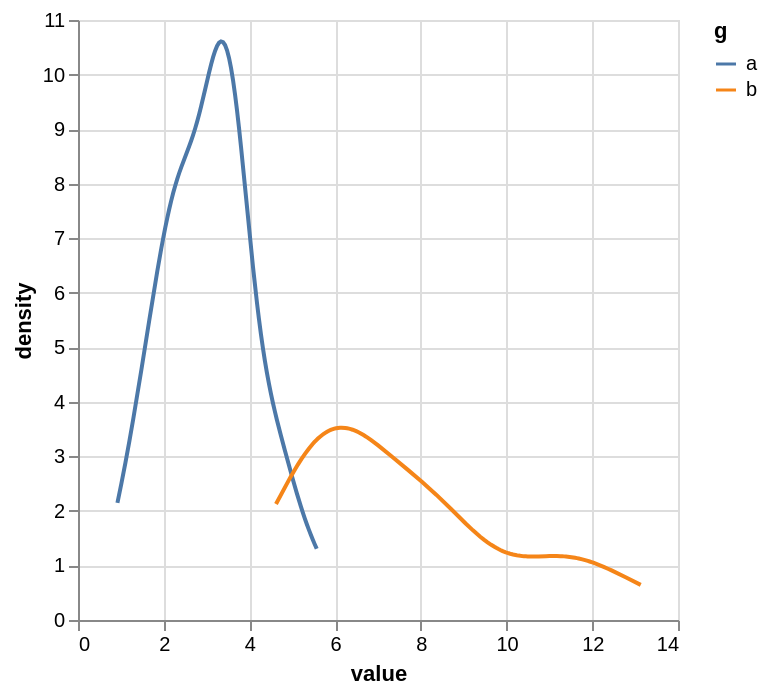

The specification (Vega-Lite) saved for this image:
### Vega-Lite specification from a JSON file in a GitHub repository (floating-point values rounded to 4 significant figures)
{"$schema": "https://vega.github.io/schema/vega-lite/v6.json", "data": {"values": [{"g": "a", "x": 3.94}, {"g": "a", "x": 3.39}, {"g": "a", "x": 1.82}, {"g": "a", "x": 3.98}, {"g": "a", "x": 1.71}, {"g": "a", "x": 5.57}, {"g": "a", "x": 1.3}, {"g": "a", "x": 3.3}, {"g": "a", "x": 3.12}, {"g": "a", "x": 2.4}, {"g": "a", "x": 2.1}, {"g": "a", "x": 3.25}, {"g": "a", "x": 3.55}, {"g": "a", "x": 1.65}, {"g": "a", "x": 2.43}, {"g": "a", "x": 3.51}, {"g": "a", "x": 2.12}, {"g": "a", "x": 2.49}, {"g": "a", "x": 4.56}, {"g": "a", "x": 2.5}, {"g": "a", "x": 4.67}, {"g": "a", "x": 4.81}, {"g": "a", "x": 0.92}, {"g": "a", "x": 2.51}, {"g": "a", "x": 3.78}, {"g": "a", "x": 3.18}, {"g": "a", "x": 3.31}, {"g": "a", "x": 2.86}, {"g": "a", "x": 3.57}, {"g": "a", "x": 3.59}, {"g": "b", "x": 6.72}, {"g": "b", "x": 5.71}, {"g": "b", "x": 6.58}, {"g": "b", "x": 6.6}, {"g": "b", "x": 5.25}, {"g": "b", "x": 5.82}, {"g": "b", "x": 8.52}, {"g": "b", "x": 8.2}, {"g": "b", "x": 5.62}, {"g": "b", "x": 8.18}, {"g": "b", "x": 8.46}, {"g": "b", "x": 11.2}, {"g": "b", "x": 13.13}, {"g": "b", "x": 5.53}, {"g": "b", "x": 8.35}, {"g": "b", "x": 4.62}, {"g": "b", "x": 11.03}, {"g": "b", "x": 5.76}, {"g": "b", "x": 6.29}, {"g": "b", "x": 11.61}]}, "transform": [{"density": "x", "groupby": ["g"], "resolve": "independent", "counts": true}], "mark": "line", "encoding": {"x": {"field": "value", "type": "quantitative"}, "y": {"field": "density", "type": "quantitative"}, "color": {"field": "g", "type": "nominal"}}}
